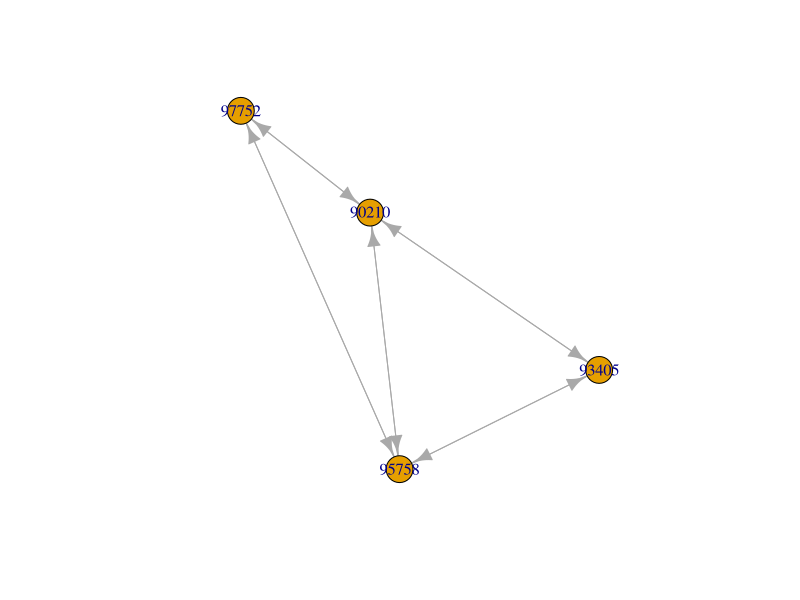

Write R code to recreate this figure. (Note: this script raises an error after producing the figure.)
## ---- chunk 1
knitr::opts_chunk$set(echo = TRUE)
library(tidyverse)
library(gtools)
## ---- chunk 2
nodes <- data.frame(
  id = c("95758", "97752", "93405", "90210"),
  node_type = c("home", "airport", "bus", "office")
)
head(nodes)
## ---- chunk 3
# Sample data frame
df <- data.frame(
  from = c("95758", "95758", "93405", "97752", "95758"),
  to = c("90210", "93405", "90210", "90210", "97752"),
  time1 = c(20,4,10,10,5),
  wage = c(5,7,3,12,3),
  travel_type = c("drive","drive","drive","drive","drive")
) %>%
  mutate(weight = time1*wage)

# Add reverse edges with same weights
df_reverse <- data.frame(
  from = df$to,
  to = df$from,
  time1 = df$time1,
  wage = df$wage,
  weight = df$weight,
  travel_type = df$travel_type
)

edges <- rbind(df, df_reverse) 
edges <- edges %>%
  mutate(id = as.integer(c(1:nrow(edges))))

head(edges)
## ---- chunk 4
# Convert to graph
library(igraph)
graph <- graph_from_data_frame(d=edges, vertices = nodes, directed = TRUE)

# Set the weights, ID's
E(graph)$weight #<- df_both$weight

E(graph)$travel_type

# set the vertex.id attribute for each node
V(graph)$id <- V(graph)$name

# check the vertex.id attribute
V(graph)$id

# Plot the graph (optional)
plot(graph)
## ---- chunk 5
# Find the shortest path between two nodes using Dijkstra's algorithm
start <- "95758"
end <- "90210"

# Extract the node IDs of the shortest path
path_nodes <- V(graph)$name[get.shortest.paths(graph, from = start, to = end)$vpath[[1]]]

path_edges <- shortest_paths(graph, from = start, to = end, output = "both")$epath[[1]]

# Print the shortest path and its length
cat("Shortest path from", start, "to", end, ":", paste(path_nodes, collapse = " -> "), "\n")
cat("Length:", sum(E(graph)[as.integer(paste(path_edges))]$weight))
## ---- chunk 6
as_adjacency_matrix(graph, attr="weight")
as_data_frame(graph, what="edges")
## ---- chunk 7
E(graph)$id
E(graph)$weight
E(graph)$travel_type
## ---- chunk 8
V(graph)$id
V(graph)$node_type
## ---- chunk 9
find_shortest_paths <- function(df, graph) {
  # Initialize a data frame to store the results
  result <- data.frame(start = character(),
                       end = character(),
                       shortest_path = character(),
                       weight_sum = numeric(),
                       stringsAsFactors = FALSE)
  
  # Loop over each row in the input data frame
  for (i in 1:nrow(df)) {
    # Extract the start and end nodes from the current row
    start <- df[i, 1]
    end <- df[i, 2]
    
    # Find the shortest path between the start and end nodes
    path <- shortest_paths(graph, from = start, to = end, output = "both")
    path_nodes <- V(graph)$name[get.shortest.paths(graph, from = start, to = end)$vpath[[1]]]
    shortest_path <- paste(path_nodes, collapse = " -> ")
    
    # Find the sum of the weights along the shortest path
    path_edges <- shortest_paths(graph, from = start, to = end, output = "both")$epath[[1]]
    weight_sum <- sum(E(graph)[path_edges]$weight)
    
    # Add the results to the output data frame
    result <- rbind(result, data.frame(start = start, end = end, shortest_path = shortest_path, weight_sum = weight_sum))
  }
  
  return(result)
}

## ---- chunk 10
test_df <- data.frame(start = c("95758", "90210", "93405"),
                 end = c("90210", "97752", "90210"),
                 stringsAsFactors = FALSE)

find_shortest_paths(test_df,graph)
## ---- chunk 11
# Sample data frame
df2 <- data.frame(
  from = c("95758", "95758", "93405", "97752", "95758"),
  to = c("90210", "93405", "90210", "90210", "97752"),
  fixed_cost = c(20,4,10,10,5),
  variable_cost = c(1,2,1,3,1),
  travel_type = c("drive","drive","drive","drive","drive")
  #weight = ignore1*ignore2
  #weight = c(100, 28, 30, 120, 15)
) #%>%
  #mutate(weight = time1*wage)

# Add reverse edges with same weights
df2_reverse <- data.frame(
  from = df$to,
  to = df$from,
  fixed_cost = df2$fixed_cost,
  variable_cost = df2$variable_cost,
  travel_type = df2$travel_type
)

edges2 <- rbind(df2, df2_reverse) 
edges2 <- edges2 %>%
  mutate(id = as.integer(c(1:nrow(edges2))))

head(edges2)
## ---- chunk 12
test_df2 <- data.frame(start = c("95758", "90210", "93405"),
                 end = c("90210", "97752", "90210"),
                 wage = c(1,2,3),
                 stringsAsFactors = FALSE)
head(test_df2)
## ---- chunk 13
library(igraph)

calculate_shortest_path <- function(edges, nodes, df2) {
  # Initialize a data frame to store the results
  result <- data.frame(start = character(),
                       end = character(),
                       shortest_path = character(),
                       weight_sum = numeric(),
                       stringsAsFactors = FALSE)

  
  # For each row in df2
  for (i in 1:nrow(df2)) {
    # Extract start and end nodes
    start_node <- as.character(df2[i, "start"])
    end_node <- as.character(df2[i, "end"])
    
    # Extract the wage from df2
    wage <- df2[i, "wage"]
    
    # Add a new column to edges with the wage value
    edges$wage <- wage
    
    # Calculate the weight based on fixed_cost, variable_cost and wage
    edges<- edges %>%
      mutate(weight = (variable_cost * wage) + fixed_cost,
             id = as.integer(c(1:nrow(edges))))
    
    # Create an igraph from the edges dataframe
    graph <- graph_from_data_frame(d=edges, vertices = nodes, directed = TRUE)
    
    # Find the shortest path between the start and end nodes
    path <- shortest_paths(graph, from = start, to = end, output = "both")
    path_nodes <- V(graph)$name[get.shortest.paths(graph, from = start, to = end)$vpath[[1]]]
    shortest_path <- paste(path_nodes, collapse = " -> ")
    
    # Find the sum of the weights along the shortest path
    path_edges <- shortest_paths(graph, from = start, to = end, output = "both")$epath[[1]]
    weight_sum <- sum(E(graph)[path_edges]$weight)
    
    
    # Calculate shortest path and weight
    #shortest_path <- shortest_paths(graph, from = start_node, to = end_node, output = "both")
    #path_nodes <- shortest_path$vpath[[1]]$name
    #weight_sum <- sum(shortest_path$epath[[1]]$weight)
    
    # Add the result to the output dataframe
    result <- rbind(result, data.frame(start = start, end = end, wage = wage, shortest_path = path_nodes, weight_sum = weight_sum))
  }
  
  return(result)
}
## ---- chunk 14
calculate_shortest_path(edges2,nodes,test_df2)
## ---- chunk 15
calculate_shortest_path <- function(edges, nodes, df2) {
  result <- data.frame(start_node = character(nrow(df2)), end_node = character(nrow(df2)), 
                       shortest_path = I(list(rep(NA, nrow(df2)))), weight_sum = numeric(nrow(df2)), stringsAsFactors = FALSE)
  
  # For each row in df2
  for (i in 1:nrow(df2)) {
    # Extract start and end nodes
    start_node <- as.character(df2[i, "start_node"])
    end_node <- as.character(df2[i, "end_node"])
    
    # Extract the wage from df2
    wage <- df2[i, "wage"]
    
    # Add a new column to edges with the wage value
    edges$wage <- wage
    
    # Calculate the weight based on fixed_cost, variable_cost and wage
    edges<- edges %>%
      mutate(weight = (variable_cost * wage) + fixed_cost,
             id = as.integer(c(1:nrow(edges))))
    
    # Create an igraph from the edges dataframe
    graph <- graph_from_data_frame(d=edges, vertices = nodes, directed = TRUE)
    
    # Find the shortest path between the start and end nodes
    path <- shortest_paths(graph, from = start, to = end, output = "both")
    path_nodes <- V(graph)$name[get.shortest.paths(graph, from = start, to = end)$vpath[[1]]]
    shortest_path <- paste(path_nodes, collapse = " -> ")
    
    # Find the sum of the weights along the shortest path
    path_edges <- shortest_paths(graph, from = start, to = end, output = "both")$epath[[1]]
    weight_sum <- sum(E(graph)[path_edges]$weight)
    
    # Assign the result to the output dataframe
    result[i, c("start_node", "end_node", "shortest_path", "weight_sum")] <- list(start_node, end_node, path_nodes, weight_sum)
  }
  
  return(result)
}

## ---- chunk 16
calculate_shortest_path(edges2,nodes,test_df2)
## ---- chunk 17
edgesA <- edges2 %>%
  mutate(wage = 189,
         weight = (variable_cost * wage) + fixed_cost)
graph2 <- graph_from_data_frame(d=edgesA, vertices = nodes, directed = TRUE)
E(graph2)$weight
E(graph2)
## ---- chunk 18
    # Calculate shortest path and weight
    shortest_path <- shortest_paths(graph2, from = "95758", to = "90210", output = "both")
    path_nodes <- shortest_path$vpath[[1]]$name
    weight_sum <- sum(shortest_path$epath[[1]]$weight)
    
path_nodes
weight_sum
## ---- chunk 19
plot(graph2)
